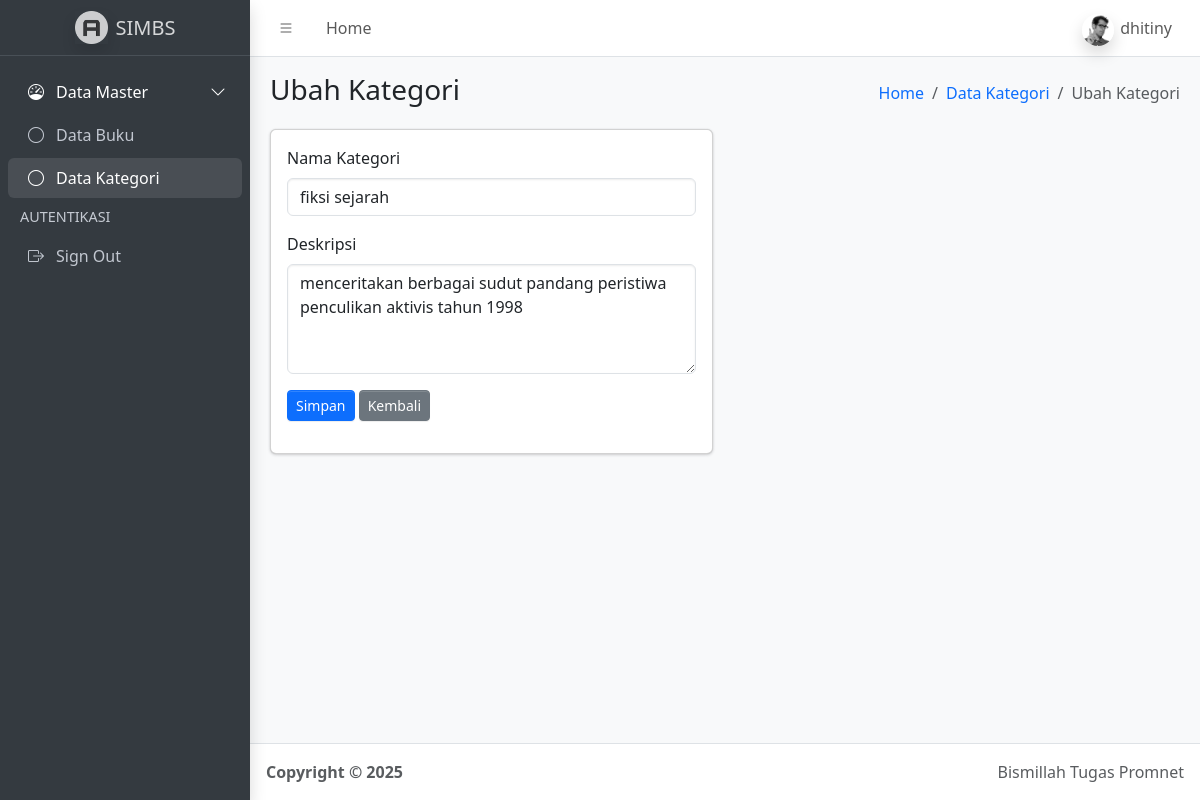
Page /ubah_kategori.php?id=2 (signed in) on the committed database.
### tables this page shows
CREATE TABLE `kategori` (
  `id_kategori` int(11) NOT NULL,
  `nama_kategori` varchar(250) NOT NULL,
  `deskripsi` varchar(400) NOT NULL,
  `tanggal_input` datetime NOT NULL
);

### function.php (called while the page is built, shortened)
<?php
$conn = mysqli_connect("localhost", "root", "", "simbs");
function query($query){
    global $conn;
    $result = mysqli_query($conn, $query);
    $rows = [];
    while($row = mysqli_fetch_assoc($result)){
        $rows[] = $row;
    }
    return $rows;
}

### ubah_kategori.php (the view, shortened to what this page needs)
<?php
require 'function.php';
$id_kategori = (int) $_GET['id'];
$kategori = query("SELECT * FROM kategori WHERE id_kategori = $id_kategori");
$kategori = $kategori[0];
?>
<!doctype html>
<html lang="en">
  <head>
    <link
      rel="stylesheet"
      href="https://cdn.jsdelivr.net/npm/@fontsource/source-sans-3@5.0.12/index.css"
      media="print"
      onload="this.media='all'"
    />
    <link
      rel="stylesheet"
      href="https://cdn.jsdelivr.net/npm/overlayscrollbars@2.11.0/styles/overlayscrollbars.min.css"
    />
    <link
      rel="stylesheet"
      href="https://cdn.jsdelivr.net/npm/bootstrap-icons@1.13.1/font/bootstrap-icons.min.css"
    />
    <link rel="stylesheet" href="dist/css/adminlte.min.css" />
  </head>
  <body class="layout-fixed sidebar-expand-lg bg-body-tertiary">
    <div class="app-wrapper">
      <nav class="app-header navbar navbar-expand bg-body">
        <div class="container-fluid">
          <ul class="navbar-nav">
            <li class="nav-item">
              <a class="nav-link" data-lte-toggle="sidebar" href="#" role="button">
                <i class="bi bi-list"></i>
              </a>
            </li>
            <li class="nav-item d-none d-md-block">
              <a href="index.php" class="nav-link">Home</a>
            </li>
          </ul>
          <ul class="navbar-nav ms-auto">
            <li class="nav-item dropdown user-menu">
              <a href="#" class="nav-link dropdown-toggle" data-bs-toggle="dropdown">
                <img
                  src="dist/assets/img/user2-160x160.jpg"
                  class="user-image rounded-circle shadow"
                  alt="User Image"
                />
                <span class="d-none d-md-inline">
                  <?= htmlspecialchars($_SESSION['username'] ?? 'User'); ?>
                </span>
              </a>
            </li>
          </ul>
        </div>
      </nav>
      <aside class="app-sidebar bg-body-secondary shadow" data-bs-theme="dark">
        <div class="sidebar-brand">
          <a href="index.php" class="brand-link">
            <img
              src="dist/assets/img/AdminLTELogo.png"
              alt="AdminLTE Logo"
              class="brand-image opacity-75 shadow"
            />
            <span class="brand-text fw-light">SIMBS</span>
          </a>
        </div>
        <div class="sidebar-wrapper">
          <nav class="mt-2">
            <ul
              class="nav sidebar-menu flex-column"
              data-lte-toggle="treeview"
              role="navigation"
              aria-label="Main navigation"
              data-accordion="false"
            >
              <li class="nav-item menu-open">
                <a href="#" class="nav-link active">
                  <i class="nav-icon bi bi-speedometer"></i>
                  <p>
                    Data Master
                  </p>
                </a>
                <ul class="nav nav-treeview">
                  <li class="nav-item">
                    <a href="index.php" class="nav-link">
                      <i class="nav-icon bi bi-circle"></i>
                      <p>Data Buku</p>
                    </a>
                  </li>
                  <li class="nav-item">
                    <a href="kategori.php" class="nav-link active">
                      <i class="nav-icon bi bi-circle"></i>
                      <p>Data Kategori</p>
                    </a>
                  </li>
                </ul>
              </li>
              <li class="nav-header">AUTENTIKASI</li>
              <li class="nav-item">
                <a href="logout.php" class="nav-link">
                  <i class="nav-icon bi bi-box-arrow-right"></i>
                  <p>Sign Out</p>
                </a>
              </li>
            </ul>
          </nav>
        </div>
      </aside>
      <main class="app-main">
        <div class="app-content-header">
          <div class="container-fluid">
            <div class="row">
              <div class="col-sm-6">
                <h3 class="mb-0">Ubah Kategori</h3>
              </div>
              <div class="col-sm-6">
                <ol class="breadcrumb float-sm-end">
                  <li class="breadcrumb-item"><a href="index.php">Home</a></li>
                  <li class="breadcrumb-item"><a href="kategori.php">Data Kategori</a></li>
                  <li class="breadcrumb-item active">Ubah Kategori</li>
                </ol>
              </div>
            </div>
          </div>
        </div>
        <div class="app-content">
          <div class="container-fluid">
            <div class="row">
              <div class="col-md-6">
                <div class="card">
                  <div class="card-body">
                    <form action="" method="post">
                      <div class="mb-3">
                        <label class="form-label">Nama Kategori</label>
                        <input
                          type="text"
                          name="nama_kategori"
                          class="form-control"
                          value="<?= htmlspecialchars($kategori['nama_kategori']); ?>"
                          required
                        >
                      </div>
                      <div class="mb-3">
                        <label class="form-label">Deskripsi</label>
                        <textarea
                          name="deskripsi"
                          class="form-control"
                          rows="4"
                        ><?= htmlspecialchars($kategori['deskripsi']); ?></textarea>
                      </div>
                      <div class="mb-3">
                        <button type="submit" name="tombol_submit" class="btn btn-primary btn-sm">Simpan</button>
                        <a href="kategori.php" class="btn btn-secondary btn-sm">Kembali</a>
                      </div>
                    </form>
                  </div>
                </div>
              </div>
            </div>
          </div>
        </div>
      </main>
      <footer class="app-footer">
        <div class="float-end d-none d-sm-inline">Bismillah Tugas Promnet</div>
        <strong>Copyright &copy; 2025</strong>
      </footer>
    </div>
  </body>
</html>

### rows in the picture
kategori: nama_kategori "fiksi sejarah", deskripsi "menceritakan berbagai sudut pandang peristiwa penculikan aktivis tahun 1998"

### other values in the picture
$_SESSION['username'] "dhitiny"
